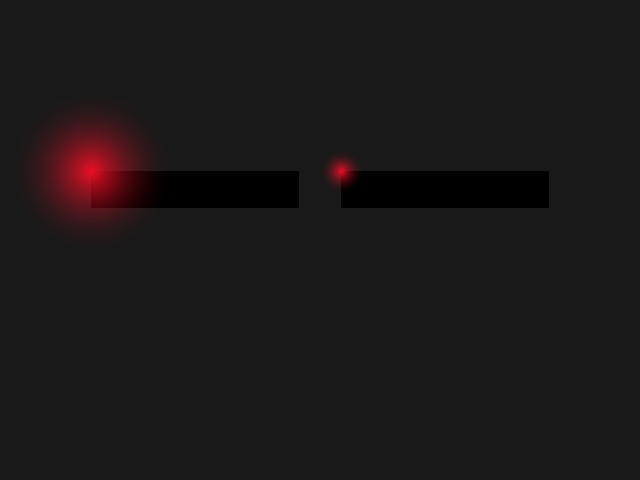
Frame 1 (no input)
Frame 60 (the mouse pressed at the canvas centre just before this capture): identical to frame 1, image omitted
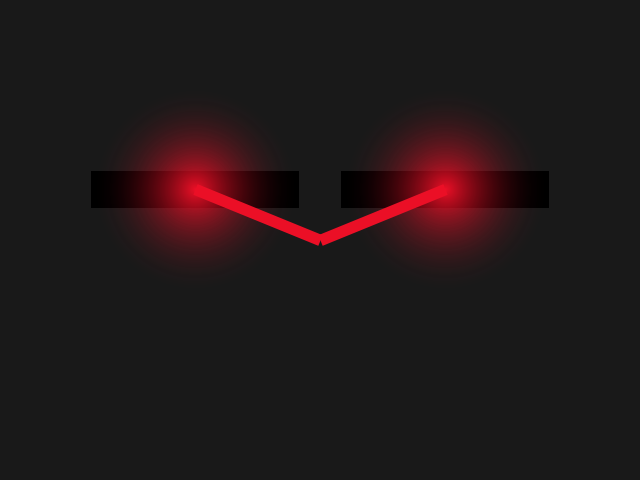
Frame 120 (the mouse held since frame 60 and released just before this capture)

The Processing sketch that drew these frames (run headless with seeded random() and noise(); from frame 60 on, the mouse is pressed at the canvas centre):

// Processing sketch: processing_50996
// ── processing_50996.pde

color lazerRed = color(235, 15, 38);

float leftX;
float leftY;
float distanceLeft;
int sizeLeft;

float rightX;
float rightY;
float distanceRight;
int sizeRight;


void setup() {
 size(640,480); 
}

void draw() {
  background(25);
  fill(0);
  noStroke();
  rect(91, 171, 208, 37);  //left
  rect(341, 171, 208, 37);  //right
  
  //LEFT EYE
  leftX = map(mouseX, 0, width, 91, 208+91);
  leftY = map(mouseY, 0, height, 171, 171+37);
  distanceLeft = dist(mouseX, mouseY, leftX, leftY);
  sizeLeft = round(map(distanceLeft, 0, 300, 300, 100));
  radialGradient(leftX, leftY, lazerRed, sizeLeft);  
  
  //RIGHT EYE
  rightX = map(mouseX, 0, width, 341, 208+341);
  rightY = map(mouseY, 0, height, 171, 171+37);
  distanceRight = dist(mouseX, mouseY, rightX, rightY);
  sizeRight = round(map(distanceRight, 0, 300, 300, 100));
  radialGradient(rightX, rightY, color(235, 15, 38), sizeRight);
  
  //LAZERS
  if (distanceRight < 275 && distanceLeft < 275) {
    stroke(lazerRed);
    strokeCap(SQUARE);
    strokeWeight(map(distanceRight, 0, 300, 20, 1));
    line(rightX, rightY, mouseX, mouseY);
    strokeWeight(map(distanceLeft, 0, 300, 20, 1));
    line(leftX, leftY, mouseX, mouseY);
  }
  
}

//function found here: http://redrowstudio.com/index.php/2011/04/26/radial-transparent-gradients-in-processing-org/
void radialGradient(float x, float y, int c, int size) {
  PGraphics pg = createGraphics(size, size, JAVA2D);
  pg.beginDraw();
  pg.background(30, 0);
  int halfsize = size / 2;
 
    for (int i = 0; i <= size; i += 1) {
    for (int j = 0; j <= size; j += 1) {
      // calculate distance to center
      //float distance = (float) Math.hypot(i - size / 2, j - size / 2) / (size / 2);
      //float distance = (float) sqrt(sq(i-size/2) + sq(j-size/2)) / (size/2);
      float xDist = i - halfsize;
                float yDist =  j - halfsize;
                float distance = (float) Math.sqrt(xDist*xDist + yDist*yDist) / halfsize;
      float scale = 1 - distance;
      if (scale < 0 ) {
        scale = 0;
      }
      float transparency = 255 * (scale * scale);
      int thisColour = color(c, int(transparency));
      pg.set(i, j, thisColour);
    }
  }
 
  pg.endDraw();
  imageMode(CENTER);
  image(pg, x, y);
}
